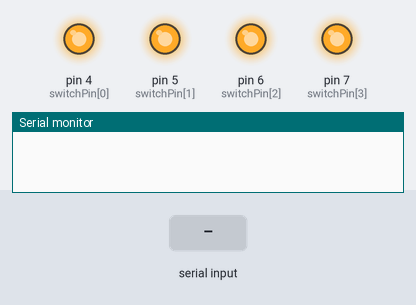
The sketch below on a simulated Arduino Uno, built with avr-gcc and run on an emulated ATmega328P. On the bench: output pins drawn as LEDs (lit = HIGH), the last lines printed to the serial monitor. Inputs (shaded band) come from the test bench.

Above: at 1.2 s.
1.3 s: "90,45\n" received over the second serial link
At 2.3 s:
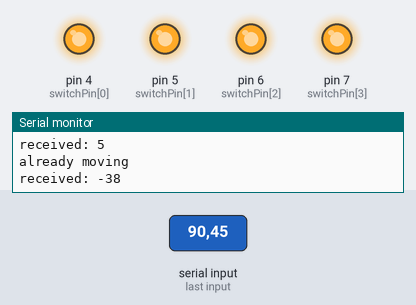
2.8 s: "30,150\n" received over the second serial link
At 3.9 s:
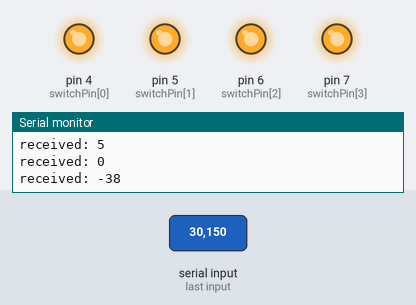
4.3 s: "6\n" received over the second serial link
5.8 s: "7\n" received over the second serial link
Timing chart, 0 to 8.3 s (numbered marks = the images above; inputs shaded):
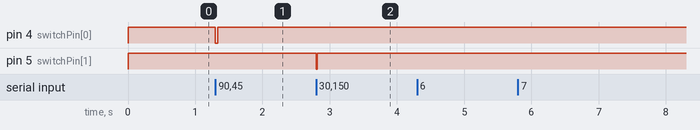

Measured:
- after the input at 1.3 s, pin 4 (switchPin[0]): HIGH → LOW at once, → HIGH 0.03 s later
- after the input at 2.8 s, pin 5 (switchPin[1]): HIGH → LOW at once, → HIGH 0.02 s later

The sketch:

Relay_Receive.ino
```cpp
/*
  Remote control Receiver for Construal 3M
  Uses State machine to only allow moving in one direction at a time
*/
#include <SoftwareSerial.h>

#define RX 10
#define TX 11

enum States {ON, OFF};   //The two possible states
States switchState[4] = {OFF, OFF, OFF, OFF};  // All Switches start states are OFF
byte switchPin[4] = {4, 5, 6, 7};  // The pins for the Switches

States machineState = OFF; // machine starts OFF

int inByte = 0;  // for incoming serial data

SoftwareSerial mySerial(RX, TX);

void setup() {
  Serial.begin(9600);
  mySerial.begin(9600);

  for (byte i = 0 ; i <= 3 ; i++) {
    pinMode(switchPin[i], OUTPUT);
  }
  turnAllOFF();

}

void loop() {
  if (mySerial.available() > 0) {
    inByte = mySerial.read() - 48;
    Serial.print("received: ");
    Serial.println(inByte);
    switch (inByte) {
      case 0:
        turnAllOFF();
        break;
      case 4:
          turnON(inByte);
        break;
      case 5:
        turnON(inByte);
        break;
      case 6:
        turnON(inByte);
        break;
      case 7:
        turnON(inByte);
        break;
      default:
        turnAllOFF();
        break;

    }
  }

}

void turnOFF (int pin) {
  switch (machineState) {
    case OFF: {
        Serial.println("Not moving now");
        break;
      }
    case ON: {
        digitalWrite(pin, HIGH); // Stop Moving
        switchState[pin] = OFF;
        machineState = OFF; // Report stop
        Serial.println("Stopped!");
        break;
      }
  }

}

void turnON(int pin) {
  switch (machineState) {
    case OFF: {
        digitalWrite(pin, LOW); // Move
        switchState[pin] = ON;
        machineState = ON; // Report Moving
        Serial.println("Running!");
        break;
      }
    case ON: {
        Serial.println("already moving");
//        turnAllOFF;
        //        break;
      }
  }
}

void turnAllOFF() {
  for (byte i = 0 ; i <= 3 ; i++) {
    digitalWrite(switchPin[i], HIGH);
    switchState[i] = OFF;
    machineState = OFF;
  }
}

void turnAllON() {
  for (byte i = 0 ; i <= 3 ; i++) {
    digitalWrite(switchPin[i], LOW);
    switchState[i] = ON;
    machineState = ON;
  }
}
```
